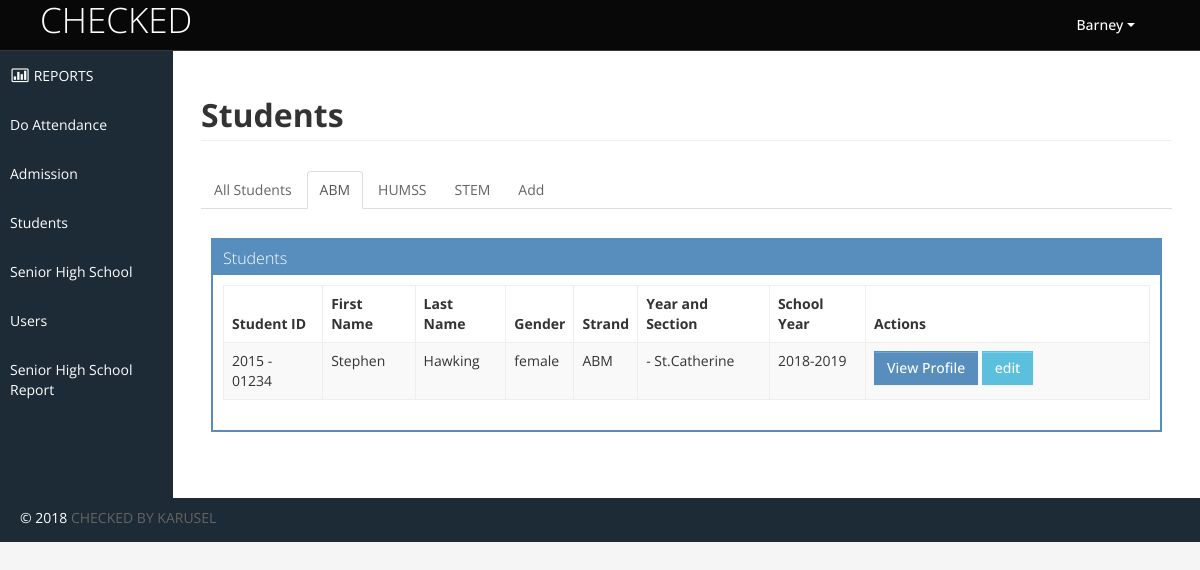
The page /student_abm.php (signed in) on the database its author committed.
### tables this page shows
CREATE TABLE `users` (
  `id` int(11) NOT NULL,
  `username` varchar(65) NOT NULL,
  `email` varchar(65) NOT NULL,
  `password` varchar(125) NOT NULL,
  `firstname` varchar(65) NOT NULL,
  `lastname` varchar(65) NOT NULL,
  `acct_type` int(2) NOT NULL,
  `photo` varchar(65) NOT NULL,
  `status` int(2) NOT NULL
);

CREATE TABLE `students` (
  `id` int(11) NOT NULL,
  `studid` varchar(22) NOT NULL,
  `gender` varchar(6) NOT NULL,
  `fname` varchar(65) NOT NULL,
  `lname` varchar(65) NOT NULL,
  `strand` varchar(20) NOT NULL,
  `year` varchar(65) NOT NULL,
  `section` varchar(25) NOT NULL,
  `school_yr` varchar(65) NOT NULL,
  `no_pres` int(22) NOT NULL,
  `no_late` int(22) NOT NULL,
  `no_abs` int(22) NOT NULL
);

### perfect_function.php (called while the page is built, shortened)
<?php
function getConnection()
{
	$servername = "localhost";
	$username = "root";
	$password = "";
	$dbname = "project_zero";
	$conn = new mysqli($servername, $username, $password, $dbname);
	return $conn;
}
function get_where($table_name, $id)
{
	$conn = getConnection();
	$sql = "SELECT * FROM $table_name where id=$id";
	$result = $conn->query($sql);
	return $result;
}
function _get_firstname_from_id($id)
{
	$user_data = get_where("users", $id);
	foreach ($user_data as $key => $row) {
		return $firstname = $row['firstname'];
	}
}
function get_where_custom($table_name, $column, $value)
{
	$conn = getConnection();
	$sql = "SELECT * FROM $table_name where ".$column."='".$value."'";
	$result = $conn->query($sql);
	return $result;
}
function base_url()
{
	$project_name = "project_zero";
	return "http://" . $_SERVER['SERVER_NAME'].'/'.$project_name.'/';
}
function _get_accttype_from_id($id)
{
	$user_data = get_where("users", $id);
	foreach ($user_data as $key => $row) {
		return $acct_type = $row['acct_type'];
	}
}

### student_abm.php (the view, shortened to what this page needs)
<?php include "admin_header.php";
?>
<h1 class="page-header"><b>Students</b></h1>
<ul class="nav nav-tabs">
						<li><a href="<?= base_url() ?>student_manage.php"><span class="hidden-tablet">All Students</span></a></li>
						<li class="active"><a href="<?= base_url() ?>student_abm.php"><span class="hidden-tablet"> ABM</span></a></li>
						<li><a href="<?= base_url() ?>student_humss.php"><span class="hidden-tablet">HUMSS</span></a></li>
						<li><a href="<?= base_url() ?>student_stem.php"><span class="hidden-tablet"> STEM</span></a></li>
						<li><a href="<?= base_url() ?>student_create.php"><span class="hidden-tablet"> Add</span></a></li>
					</ul>
<div class="box-content">
	<div class="row-fluid sortable">
		<div class="box span12">
			<div class="box-header" data-original-title>
				<h2>Students</h2>
			</div>
			<div class="box-content">
				<table class="table table-striped table-bordered bootstrap-datatable datatable">
				  <thead>
					  <tr>
					  	  <th>Student ID</th>
						  <th> First Name</th>
						  <th> Last Name</th>
						  <th> Gender</th>
						  <th>Strand</th>
						  <th>Year and Section</th>
						  <th>School Year</th>
						  <th class="span4">Actions</th>
					  </tr>
				  </thead>
				  <tbody>
				  <?php
				  		$table_name = "students";
						$user_data = get_where_custom($table_name, 'strand', 'ABM');
				  		foreach ($user_data as $key => $row) {
				  		$studid = $row['studid'];
						$fname = $row['fname'];
						$lname = $row['lname'];
						$strand = $row['strand'];
						$year_level = $row['year_level'];
						$section = $row['section'];
						$gender = $row['gender'];
						$school_yr = $row['school_yr'];
				  		$edit_user_url = base_url().'student_edit.php?id='.$studid;
				  ?>
					<tr>
						<td class="center"><?= $studid ?></td>
						<td class="center"><?= $fname ?></td>
						<td class="center"><?= $lname ?></td>
						<td class="center"><?= $gender?></td>
						<td class="center"><?= $strand ?></td>
						<td class="center"><?= $year_level." - ".$section?></td>
						<td class="center"><?= $school_yr ?></td>
						<td class="center">
							<a class="btn btn-primary" href="student_profile_proc.php?id=<?= $studid ?>">View Profile </a>
							<a class="btn btn-info" href="<?= $edit_user_url ?>">
								 edit
							</a>
						</td>
					</tr>
					<?php } ?>
				  </tbody>
				</table>
			</div>
		</div>
	</div>
</div>
<?php include "admin_footer.php"; ?>

### admin_header.php (shortened to what this page needs)
<?php include "perfect_function.php";
?>
<!DOCTYPE html>
<html lang="en">
<head>
	  <link rel="stylesheet" href="http://code.jquery.com/ui/1.11.4/themes/smoothness/jquery-ui.css">
	<link id="bootstrap-style" href="<?= base_url() ?>adminfiles/css/bootstrap.min.css" rel="stylesheet">
	<link href="<?= base_url() ?>adminfiles/css/bootstrap-responsive.min.css" rel="stylesheet">
	<link id="base-style" href="<?= base_url() ?>adminfiles/css/style.css" rel="stylesheet">
	<link id="base-style-responsive" href="<?= base_url() ?>adminfiles/css/style-responsive.css" rel="stylesheet">
</head>
<body>
	<div class="navbar">
		<div class="navbar-inner">
			<div class="container-fluid">
				<a class="brand" href="#"><span>CHECKED</span></a>
				<div class="nav-no-collapse header-nav">
					<ul class="nav pull-right">
						<li class="dropdown">
							<a class="btn dropdown-toggle" data-toggle="dropdown" href="#">
								<i class="halflings-icon white user"></i> <?= _get_firstname_from_id($_SESSION['id']) ?>
								<span class="caret"></span>
							</a>
						</li>
					</ul>
				</div>
			</div>
		</div>
	</div>
		<div class="container-fluid-full">
		<div class="row-fluid">
			<div id="sidebar-left" class="span2">
				<div class="nav-collapse sidebar-nav">
					<ul class="nav nav-tabs nav-stacked main-menu">
						<li><a href="<?= base_url() ?>dashboard.php"><i class="icon-bar-chart"></i><span class="hidden-tablet"> REPORTS</span></a></li>
						<li><a href="#" data-toggle="modal" data-target="#exampleModal"><span class="hidden-tablet">Do Attendance</span></a></li>
						<li><a  href="<?= base_url() ?>attendance.php"><span class="hidden-tablet">Admission</span></a></li>
						<?php
						$acct_type = _get_accttype_from_id($_SESSION['id']);
						if ($acct_type==1){
						?>
						<li><a href="<?= base_url() ?>student_manage.php"><span class="hidden-tablet"> Students</span></a></li>
						<li><a href="<?= base_url() ?>strand_manage.php"><span class="hidden-tablet">Senior High School</span></a></li>
						<li><a href="<?= base_url() ?>user_manage.php"><span class="hidden-tablet"> Users</span></a></li>
						<?php
						}
						?>
						<li><a href="<?= base_url() ?>shs_report.php""><span class="hidden-tablet"> Senior High School Report</span></a></li>
					</ul>
				</div>
			</div>
			<div id="content" class="span10">

### project_zero/adminfiles/css/style-responsive.css (style rules this page uses)
@media (min-width: 1200px) { .container-fluid-full { overflow: hidden; position: relative; height: 100%; } }
@media (min-width: 1200px) { #content { width: 85.578%; padding: 28px; margin: 0px 0px; margin-left: 14.422% !important; } }
@media (min-width: 1200px) { #sidebar-left { background: #1C2B36; margin-left: 0px !important; position: absolute; height: 100%; } }
@media (min-width: 1200px) { .sidebar-nav > ul { margin: 0px; } }

### project_zero/adminfiles/css/halflings.css (style rules this page uses)
html, html .halflings { -webkit-font-smoothing: antialiased !important; }
.halflings-icon { display: inline-block; width: 14px; height: 14px; line-height: 14px; vertical-align: text-top; background-image: url(../img/glyphicons_halflings.svg); background-position: 0 0; background-repeat: no-repeat; vertical-align: top; *display: inline; *zoom: 1; *margin-right: .3em; }
.halflings-icon.white { background-image: url(../img/glyphicons_halflings-white.svg); }
.halflings-icon.user { background-position: -168px 0; }

### rows shown on the page
users: firstname "Barney"
students: studid "2015 - 01234", fname "Stephen", lname "Hawking", gender "female", strand "ABM", section "St.Catherine", school_yr "2018-2019"
